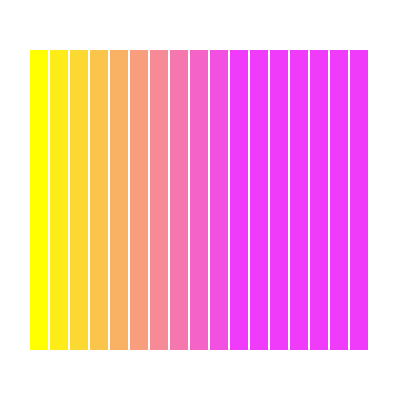
Frame 1 (no input)
Frame 60 (no input): identical to frame 1, image omitted
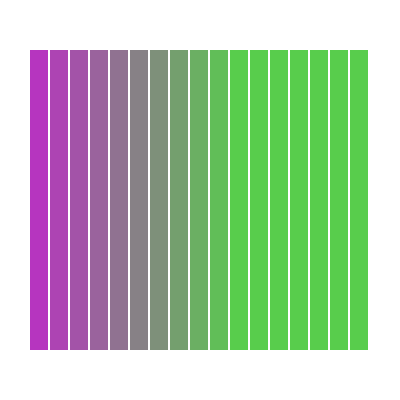
Frame 120 (the mouse pressed at the canvas centre since frame 60)

The p5.js sketch that drew these frames (run headless with seeded random() and noise() and a simulated clock; from frame 60 on, the mouse is pressed at the canvas centre):

// p5.js sketch
// ── sketch.js
let color1;
let color2;
function setup() {
  createCanvas(400, 400);
  background(255);
  color1=color(255,255,0)
  color2=color(240,60,250)
  
}

function draw(){
  
  noStroke() ;
  for (let i=0;i<17;i++){
    let col=lerpColor(color1, color2, 0.1 * i)
    fill(col)
    rect(30+i*20,50,18,300)
  }
 
}
 function mousePressed(){
  color1 = color(random(255),random(255),random(255));
  color2 = color(random(255),random(255),random(255));
}
